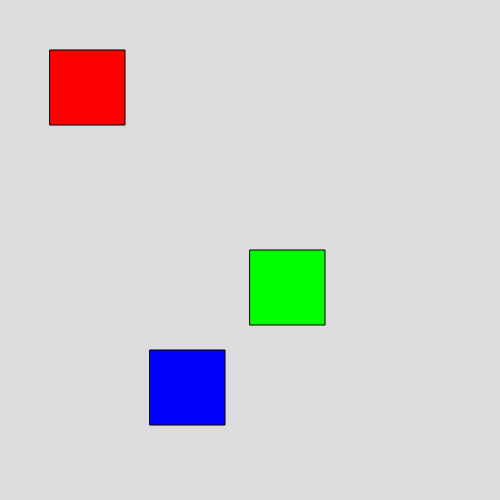
Frame 1 (no input)
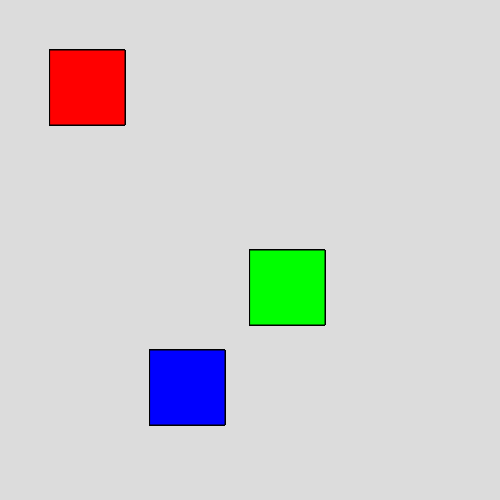
Frame 60 (no input)
Frame 120 (the mouse pressed at the canvas centre since frame 60): identical to frame 60, image omitted

The p5.js sketch that drew these frames (run headless with seeded random() and noise() and a simulated clock; from frame 60 on, the mouse is pressed at the canvas centre):

// p5.js sketch
// ── sketch.js
function setup() {
    createCanvas(500, 500);
    background(220);
}

function draw() {
    fill(255, 0, 0);
    rect(50, 50, 75, 75);
    translate(200, 200);
    fill(0, 255, 0);
    rect(50, 50, 75, 75);
    translate(-100, 100);
    fill(0, 0, 255);
    rect(50, 50, 75, 75);
}
